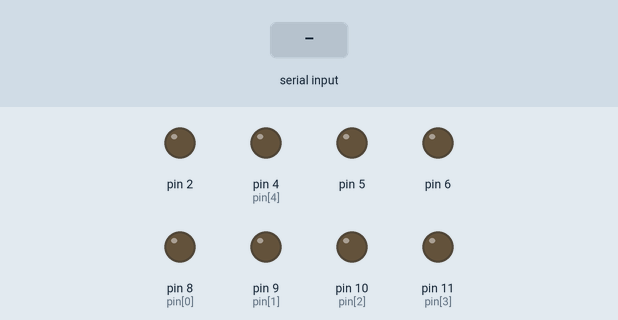
Recording of a sketch running on a simulated Arduino Uno, built with avr-gcc and run on an emulated ATmega328P. Parts: output pins drawn as LEDs (lit = HIGH). The test bench sets the inputs (shaded band).

Above: at 1.2 s.
1.3 s: "1" received over Serial
At 1.8 s:
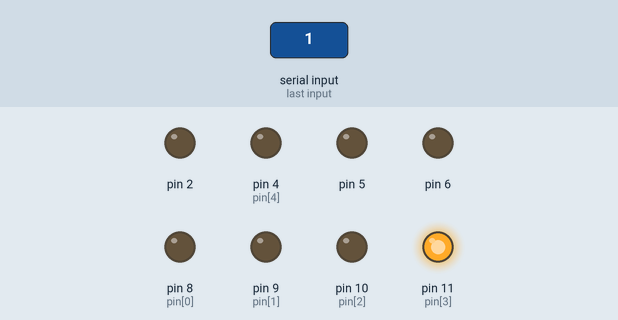
At 4.8 s:
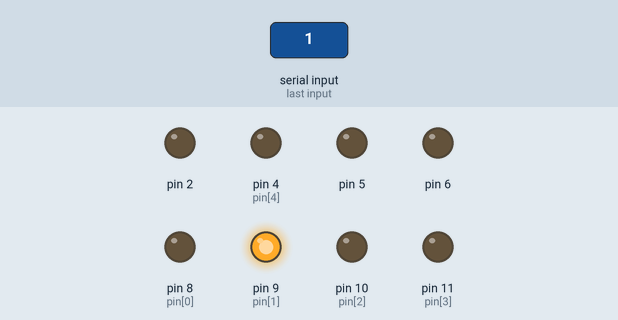
Timing chart, 0 to 15.4 s (numbered marks = the images above; inputs shaded):
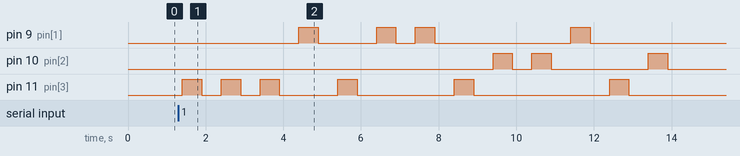

The sketch:

Arduino.ino
```cpp
// Coffee Machine Control

/* Pin_information
 *  8 : Espresoo / Up
 *  9 : Americano / Down
 *  10 : ESC
 *  11 : Menu / Ok
 *  4 : Power
 */
int pin[] = {8, 9, 10, 11, 4};

/* 상태
 * 온도, 원두 분쇄 정도 (총 3단계)
 * 0 : Low
 * 1 : Medium
 * 2 : High
 */
int temp = 1;
int grind = 1;

// default : 70ml
int espresso = 5;
int e_arr[] = { 20, 30, 40, 50, 60, 70, 80, 90 };
// default : 160ml
int americano = 5;
int a_arr[] = { 90, 100, 120, 140, 150, 160, 180, 200 };

// 1 : 에스프레소, 2 : 아메리카노
int coffee = 0;

// 아메리카노 물 양 조절 여부
bool water = false;

void setup() {
  Serial.begin(9600);

  // pinMode 설정 및 릴레이 초기 상태 지정
  for (int i = 0; i < sizeof(pin); i++)
  {
    pinMode(pin[i], OUTPUT);
    digitalWrite(pin[i], LOW);
  }
}

void loop() {
  if (Serial.available()) {
    char c = Serial.read();

    int num = sync(c);

    // 서버로부터 들어온 데이터와 커피머신 이전 설정 비교
    if ('0' <= c && c <= '9') {
      // Americano
      if ('1' <= c && c <='5') {
        if (num != americano) {
          menu_select(c);
          move(americano, num, c);

          // 아메리카노 물양 갱신
          americano = num;
          // 커피 종류 아메리카노로 지정
          coffee = 2;
        }
      }
      // Espresso
      else {
        if (num != espresso) {
          menu_select(c);
          move(espresso, num, c);

          // 에스프레소 물양 갱신
          espresso = num;
          // 커피 종류 에스프레소로 지정
          coffee = 1;
        }
      }


    }
    else if ('a' <= c && c <= 'c') {
      if (num != temp) {
        // 온도 조절
        menu_select(c);
        move(temp, num, c);

        temp = num;
      }
    }
    else if ('d' <= c && c <= 'f') {
      if (num != grind) {
        // grind 조절
        menu_select(c);
        move(grind, num, c);

        grind = num;
      }

      // 커피 추출
      // 에스프레소 추출
      if (coffee == 1) { button(0); }
      else if (coffee == 2) { button(1); }
    }
  }

  delay(100);
}

// 버튼 누르기
void button(int i)
{
  digitalWrite(pin[i], HIGH);
  delay(500);
  digitalWrite(pin[i], LOW);
  delay(500);
}

// 설정 메뉴 들어가기
void menu_select(char c)
{
  // Menu
  button(3);
  // Ok
  button(3);

  // 1. cup capacity
  if ('0' <= c && c <= '9') {
    button(3);
    // Americano = big cup
    if ('1' <= c && c <= '5') {
      // 바로 전에 아메리카노 물양을 바꿨으면 바로 확인버튼 누르기
      if (water) { button(3); }
      else {
        button(1);
        button(3);
      }
      water = true;
    }
    // Espresso = small cup
    else {
      if (water) {
        button(1);
        button(3);
      }
      else { button(3); }

      water = false;
    }
  }
  // 2. temperature
  else if ('a' <= c && c <= 'c') {
    button(1);
    button(3);
  }
  // 3. grind quantity
  else {
    button(1);
    button(1);
    button(3);
  }
}

// 물 양 조절
void move(int x, int y, char c)
{
  /* Menu Up&Down
   1 : Down
   0 : Up */
  int forward = 1;
  // 움직이는 횟수
  int move = (y - x);

  // 물 양 조절
  if ('0' <= c && c <= '9') {
    if (move > 0){
      if (move > 4) {
        forward = 0;
        move = 8 - move;
      }
    }
    else {
      move = abs(move);
      forward = 0;
      if (move > 4) { move = 8 - move; }
    }

    for (int i = 0; i < move; i++) {
      if (forward) { button(1); }
      else { button(0); }
    }
  }
  // 온도 조절
  else if ('a' <= c && c <= 'c') {
    if ((x > y) || (x == 0 && y == 2)) { forward = 0; }

    if (forward) { button(1); }
    else { button(0); }
  }
  // 분쇄 정도 조절
  else if ('d' <= c && c <= 'f') {
    if (x > y) {
      if ((x != 2) || (y != 0)) { forward = 0; }
    }
    else if (x == 0 && y == 2) {
      forward = 0;
    }

    for (int i = 0; i < 2; i++) {
      if (forward) { button(1); }
      else { button(0); }
    }
  }

  // Ok
  button(3);
  // Esc
  button(2);
  if ('0' <= c && c <= '9') {
    // Esc
  button(2);
  }
  // 1. No saving, 2. Saving --> 2번 선택하기 위해 Down
  button(1);
  // Ok
  button(3);
  // Esc (-> ready for use select)
  button(2);
}

// 서버에서 받은 값 -> 커피 레벨
int sync(char c)
{
  int i = -1;

  switch(c)
  {
    case '1':
          i = 7;
          break;
    case '2':
          i = 5;
          break;
    case '3':
          i = 4;
          break;
    case '4':
          i = 2;
          break;
    case '5':
          i = 0;
          break;
    case '6':
          i = 6;
          break;
    case '7':
          i = 5;
          break;
    case '8':
          i = 4;
          break;
    case '9':
          i = 3;
          break;
    case '0':
          i = 1;
          break;
    case 'a':
    case 'd':
          i = 0;
          break;
    case 'b':
    case 'e':
          i = 1;
          break;
    case 'c':
    case 'f':
          i = 2;
          break;
  }
  return i;
}
```

Measured:
- after the input at 1.3 s, pin 9 (pin[1]): LOW → HIGH after 3.1 s, → LOW 0.50 s later, → HIGH 1.5 s later, → LOW 0.50 s later, … (8 changes in this stretch); pin 10 (pin[2]): goes HIGH 0.50 s, LOW 0.50 s, HIGH 0.50 s, LOW 2.5 s, HIGH 0.50 s, then LOW, starting after 8.1 s
